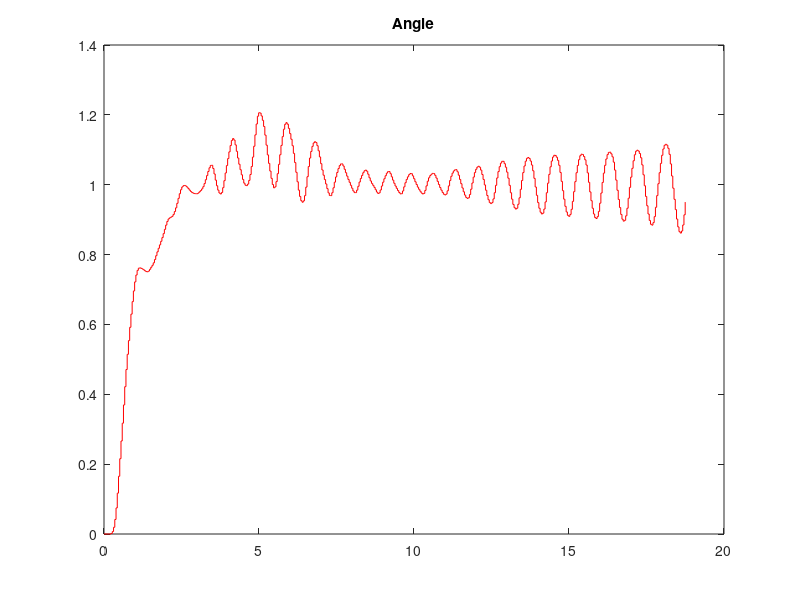
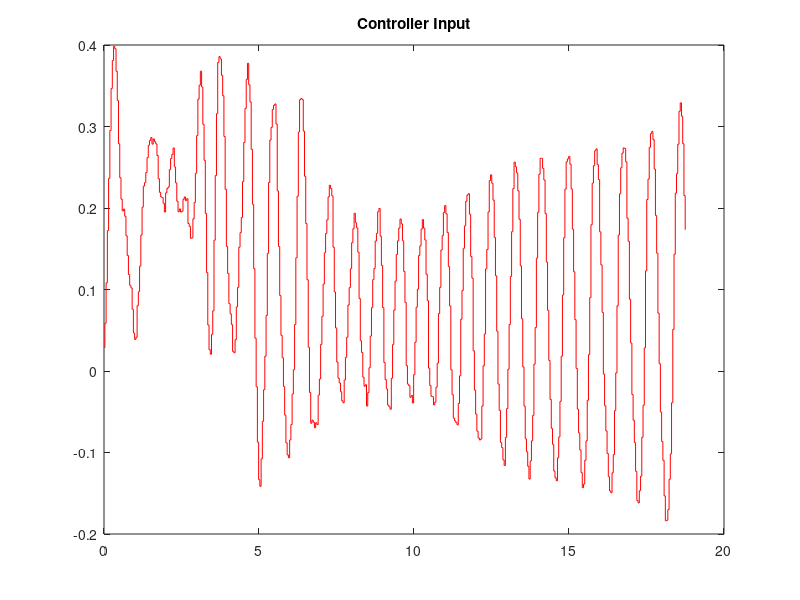

Recreate these plots in MATLAB, in order.
data = load('measurements.txt','-ascii');
i=find(data(:,4)>0,1);

figure
stairs((data(i:end,5)-data(i,5))/1e3, data(i:end,1),'r')
title('Angle')

figure
stairs((data(i:end,5)-data(i,5))/1e3, data(i:end,3),'r')
title('Controller Input')
